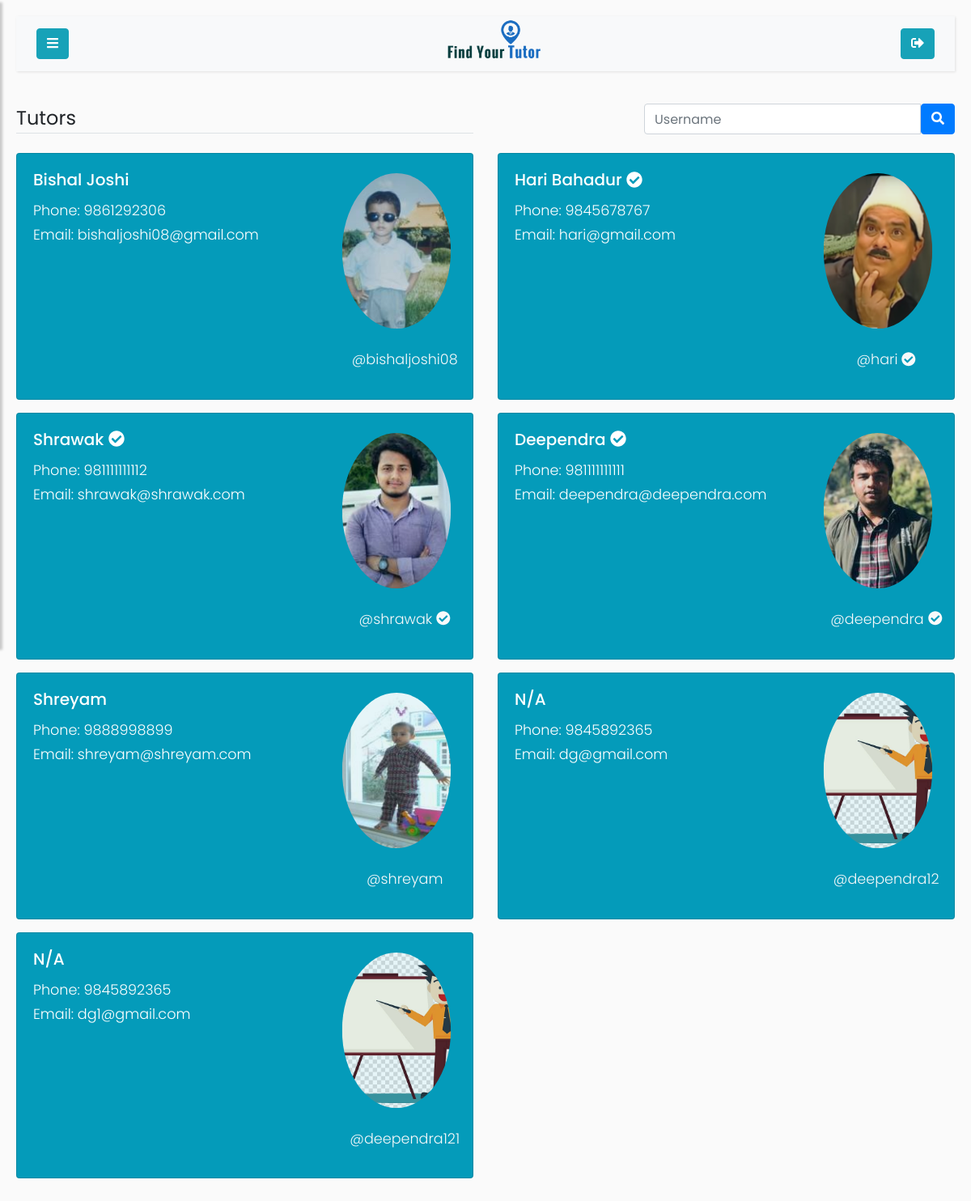
Page /student/search-tutors (signed in) on the committed database.
### app/models.py (models this page shows, shortened)
class User(UserMixin, db.Model):
    id = db.Column(db.Integer, primary_key=True)
    username = db.Column(db.String(64), index=True, unique=True)
    email = db.Column(db.String(64), index=True, unique=True)
    hash_password = db.Column(db.String(120))
    role = db.Column(db.String(7), index=True)
    student = db.relationship('Student', backref='base', uselist=False, cascade="all, delete")
    tutor = db.relationship('Tutor', backref='base', uselist=False, cascade="all, delete")
    location = db.relationship('Location', backref='User', uselist=False, cascade="all, delete")
    mycourse = db.relationship('Mycourse', backref='User', cascade="all, delete")
    followed = db.relationship(
        'User',secondary=followers,
        primaryjoin=(followers.c.follower_id==id),
        secondaryjoin=(followers.c.followed_id==id),
        backref=db.backref('followers', lazy='dynamic'), lazy='dynamic'
    )

class Tutor(db.Model):
    phone = db.Column(db.String(10))
    user_id = db.Column(db.Integer, db.ForeignKey('user.id'), primary_key = True,)
    full_name = db.Column(db.String(64))
    state = db.Column(db.String(64))
    district = db.Column(db.String(64))
    municipality = db.Column(db.String(64))
    ward_no = db.Column(db.Integer)
    date_of_birth = db.Column(db.String(64))
    profile_pic = db.Column(db.String(255))
    description = db.Column(db.String(250))
    account_verification_status = db.Column(db.Boolean, default=False)
    experience = db.relationship('Experience', backref='Tutor', uselist=True ,cascade="all, delete")
    qualification = db.relationship('Qualification', backref='Tutor', uselist=True ,cascade="all, delete")
    achievement = db.relationship('Achievement', backref='Tutor', uselist=True ,cascade="all, delete")

### app/routes.py (the view)
@app.route('/student/search-tutors', methods=['POST', 'GET'])
@login_required
def search_tutors():
    username = request.args.get('username', '')
    tutor_list = User.query.filter_by(role="tutor")
    if username:
        tutor_list = User.query.filter_by(username=username).filter_by(role='tutor')
    user = User.query.filter_by(username=current_user.username).first()
    if user.username == current_user.username and not is_tutor(user):
        student = Student.query.filter_by(user_id=user.id).first()
        return render_template('search-tutors.html', profilepic= fetch_profile_pic(student),
        user=user, tutors=tutor_list)
    elif user.username == current_user.username and is_tutor(user):
        return redirect(url_for('tutor_followers'))

### app/models.py (called while the page is built)
@login_manager.user_loader
def load_user(id):
    return User.query.get(int(id))

### app/routes.py (called while the page is built)
def is_tutor(user):
    if user.role == 'tutor':
        return True
    elif user.role == 'student':
        return False
    elif user.role == 'admin':
        return False

def fetch_profile_pic(user_obj):
    try:
        pic_name_from_db = getattr(user_obj, 'profile_pic')
        picture_path = os.path.join(app.root_path, 'static/profile_pics')
        if pic_name_from_db in os.listdir(picture_path):
            profile_pic = url_for('static',filename='profile_pics/' + pic_name_from_db)
            return profile_pic
        return fetch_default_profile_pic(user_obj)
    except:
        return fetch_default_profile_pic(user_obj)

### app/templates/search-tutors.html (shortened to what this page needs)
{% extends 'student.html' %}
{% block content %}
    <div class='row'>
        <div class="col-md-6">
            <legend class="border-bottom mb-4 ">
                Tutors
            </legend>
        </div>
        <div class="col-md-6">
            <form action='' method="GET" style='float:right;'>
                <div class='input-group'>
                    <input class='form-control' type='text' placeholder="Username" name ="username">
                    <span>
                        <button type="submit" class= "btn btn-primary" value="" >
                            <i class="fas fa-search" ></i>
                        </button>
                    </span>
                </div>
            </form>
        </div>
    </div>
    <div class='row'>
        {% for tutor in tutors %}
            {% if tutor %}
                <div class="col-md-6 mb-3 ">
                    <div class="card h-100" >
                        <div class="row flex-column-reverse flex-sm-row">
                            <div class="col-md-8" ">
                                <div class="card-body">
                                    <h5 class="card-title" >
                                        <a href="{{ url_for('profile', username=tutor.username) }}">
                                            {{ tutor.tutor.full_name or 'N/A' }}
                                        </a>
                                        {% if tutor.role=="tutor" and tutor.tutor.account_verification_status %}
                                                    <i class="fas fa-check-circle"></i>
                                        {% endif %}
                                    </h5>
                                    <p class="card-text">
                                        Phone: {{ tutor.tutor.phone or 'N/A' }}
                                        <br>
                                        Email:
                                        {{ tutor.email or 'N/A' }}
                                    </p>
                                </div>
                            </div>
                            <div class="col-md-4 img-responsive mx-auto d-block" style="margin:auto;text-align:center">
                                <a href="{{ url_for('profile', username=tutor.username)}}" data-toggle="tooltip" title="Click here!">
                                    {% if tutor.tutor.profile_pic %}
                                        <img src="{{url_for('static',filename='profile_pics/'+tutor.tutor.profile_pic)}}" class="img-responsive rounded-circle img-fluid mx-auto d-block" id="tutor_profile_pic" >
                                    {% else %}
                                        <img src="{{url_for('static',filename='profile_pics/tutor.jpg')}}" class="img-responsive rounded-circle img-fluid mx-auto d-block" id="tutor_profile_pic" >
                                    {% endif %}
                                </a>
                                <p class="text-light">
                                    @{{ tutor.username }}
                                    {% if tutor.role=="tutor" and tutor.tutor.account_verification_status %}
                                        <i class="fas fa-check-circle"></i>
                                    {% endif %}
                                </p>
                            </div>
                        </div>
                    </div>
                </div>
            {% else %}
                <p>Tutor not found!</p>
            {% endif %}
        {% endfor %}
    </div>
{% endblock %}

### rows in the picture
User: tutor "Bishal Joshi", tutor "9861292306", email "bishaljoshi08@gmail.com", profile_pic (picture), username "bishaljoshi08"
User: tutor "Hari Bahadur", role "tutor" (drawn), tutor "9845678767", email "hari@gmail.com", profile_pic (picture), username "hari"
User: tutor "Shrawak", role "tutor" (drawn), tutor "981111111112", email "shrawak@shrawak.com", profile_pic (picture), username "shrawak"
User: tutor "Deependra", role "tutor" (drawn), tutor "981111111111", email "deependra@deependra.com", profile_pic (picture), username "deependra"
User: tutor "Shreyam", tutor "9888998899", email "shreyam@shreyam.com", profile_pic (picture), username "shreyam"
User: tutor "N/A", tutor "9845892365", email "dg@gmail.com", username "deependra12"
User: tutor "N/A", tutor "9845892365", email "dg1@gmail.com", username "deependra121"
